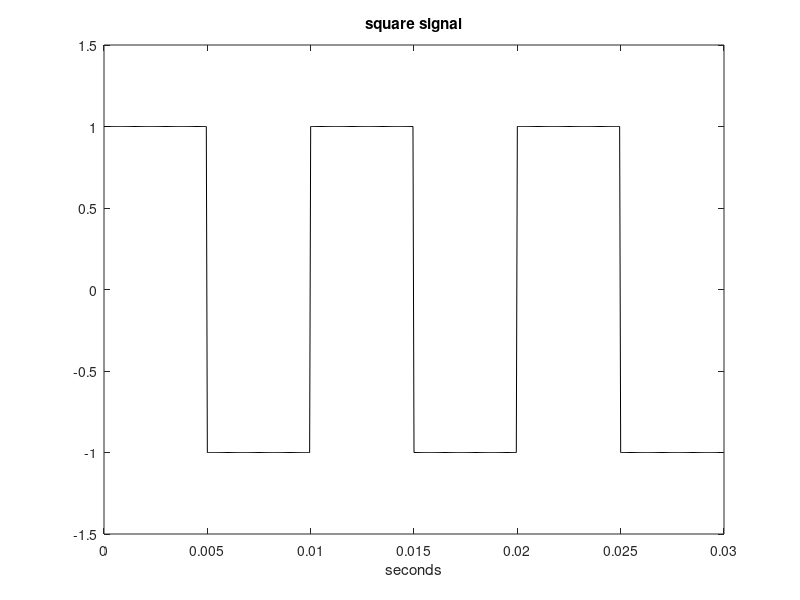

MATLAB code for this plot:
% Square signal
fy=100; %signal frequency in Hz
wy=2*pi*fy; %signal frequency in rad/s
duy=0.03; %signal duration in seconds
fs=20000; %sampling frequency in Hz
tiv=1/fs; %time interval between samples;
t=0:tiv:(duy-tiv); %time intervals set
y=square(wy*t); %signal data set
plot(t,y,'k'); %plots figure
axis([0 duy -1.5 1.5]);
xlabel('seconds'); title('square signal');